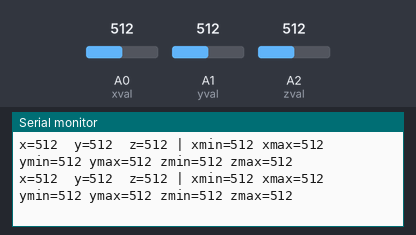
A sketch run on a simulated Arduino Uno, built with avr-gcc and run on an emulated ATmega328P. On the bench: the last lines printed to the serial monitor. The test bench sets the inputs (shaded band); at power-on: A0 (xval) = 512, A1 (yval) = 512, A2 (zval) = 512.

Above: at 1.2 s.
1.3 s: A0 (xval) set to 610
At 1.57 s:
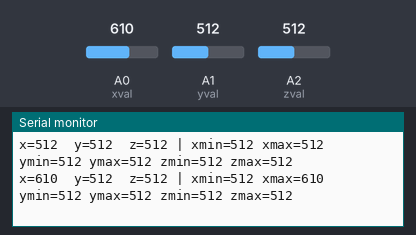
2.8 s: A1 (yval) set to 610
At 2.99 s:
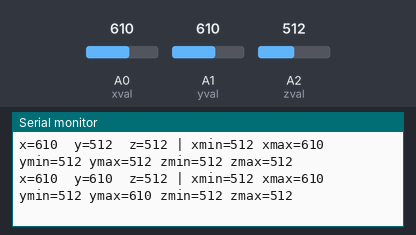
4.3 s: A2 (zval) set to 610
At 4.4 s:
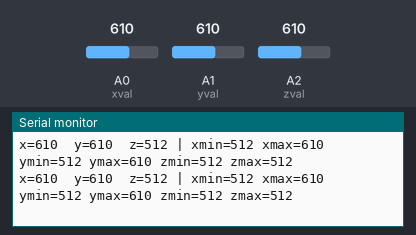
5.8 s: A0 (xval) set to 590
At 5.82 s:
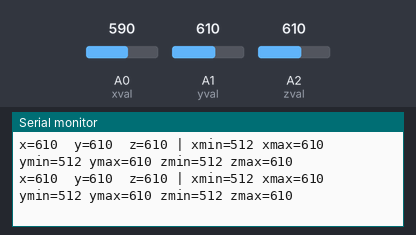
7.3 s: A1 (yval) set to 590
At 7.44 s:
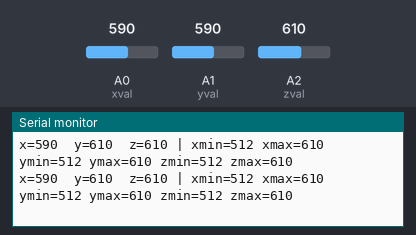
8.8 s: A2 (zval) set to 590
At 8.85 s:
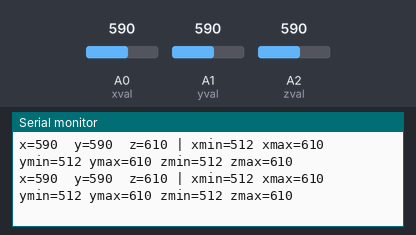
Timing chart, 0 to 11.3 s (numbered marks = the images above; inputs shaded):
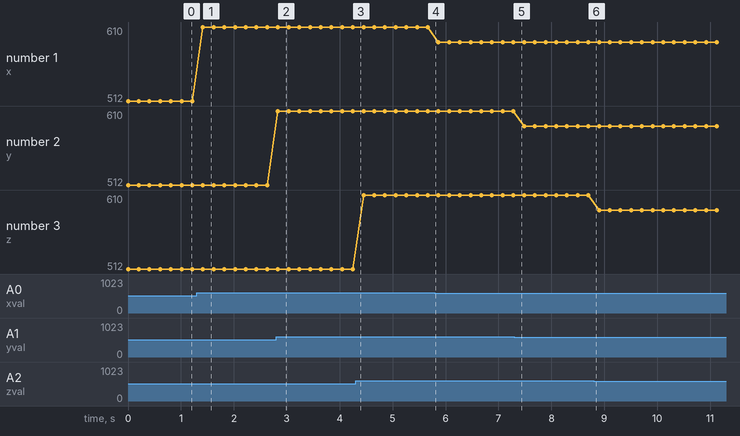

The sketch:

Triple_Axis_Accelerometer_sch.ino
```cpp
// Based on example code from Kitronik; test Accelerometer module, look for min and max values.


const int xval = 0; //Define the analog pins.
const int yval = 1;
const int zval = 2;

int xmin = 600;
int ymin = 600;
int zmin = 600;
int xmax = 0;
int ymax = 0;
int zmax = 0;
int x, y, z;

void setup()
{
   Serial.begin(115200); //begin serial communication and set the baud rate for the serial monitor.
}

void loop()
{
   x = analogRead(xval);
   y = analogRead(yval);
   z = analogRead(zval);


   if (x < xmin) { xmin = x; }
   if (y < ymin) { ymin = y; }
   if (z < zmin) { zmin = z; }
   if (x > xmax) { xmax = x; }
   if (y > ymax) { ymax = y; }
   if (z > zmax) { zmax = z; }

   Serial.print("x=");
   Serial.print(x);
   Serial.print("  y=");
   Serial.print(y);
   Serial.print("  z=");
   Serial.print(z);
   Serial.print(" | xmin=");
   Serial.print(xmin);
   Serial.print(" xmax=");
   Serial.print(xmax);
   Serial.print(" ymin=");
   Serial.print(ymin);
   Serial.print(" ymax=");
   Serial.print(ymax);
   Serial.print(" zmin=");
   Serial.print(zmin);
   Serial.print(" zmax=");
   Serial.println(zmax);

   delay(200);
}
```

Measured:
- after the input at 1.3 s, the serial monitor: prints a new line after 0.12 s (image 1)
- after the input at 2.8 s, the serial monitor: prints a new line at once (image 2)
- plotted number 1: 512 → 610 after the input at 1.3 s, 610 → 590 after the input at 5.8 s
